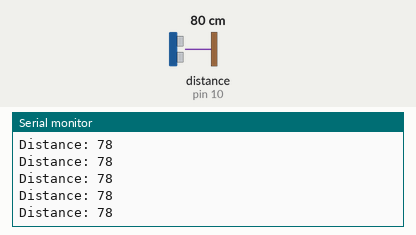
This sketch was run on a simulated Arduino Uno, built with avr-gcc and run on an emulated ATmega328P. Shown: the last lines printed to the serial monitor. Wiring (inferred from the names in the program): ultrasonic range finder: trigger pin 9; echo pin 10. Inputs (shaded band) come from the test bench; at power-on: distance to the obstacle (sensor on pin 10) 80 cm. The echo pulse lasts 58.3 µs per cm.

Above: at 1.2 s.
1.3 s: distance to the obstacle (sensor on pin 10) set to 2 cm
At 2.0 s:
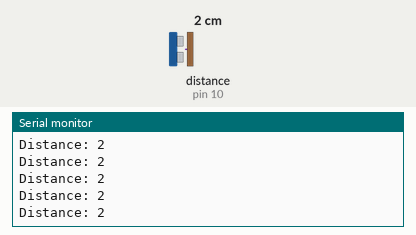
4.3 s: distance to the obstacle (sensor on pin 10) set to 120 cm
At 4.8 s:
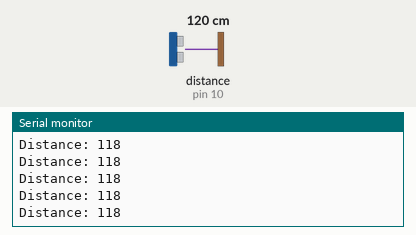
7.3 s: distance to the obstacle (sensor on pin 10) set to 4 cm
At 8.1 s:
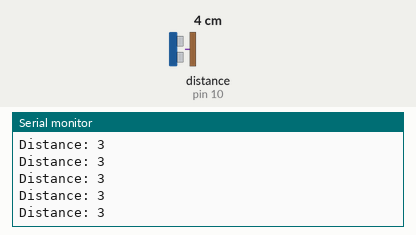
10.3 s: distance to the obstacle (sensor on pin 10) set to 18 cm
At 11.2 s:
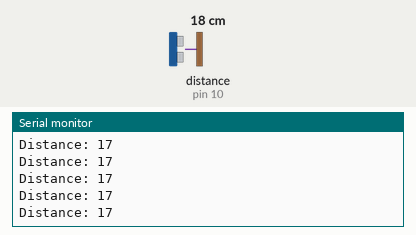
Timing chart, 0 to 13.3 s (numbered marks = the images above; inputs shaded):
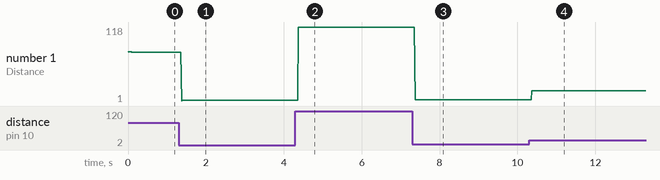

The sketch:

distReader.ino
```cpp
const int trigPin = 9;
const int echoPin = 10;
long duration;
long distance;


void setup() {
  pinMode(trigPin, OUTPUT);
  pinMode(echoPin, INPUT);
  Serial.begin(9600);
  // put your setup code here, to run once:


}


void loop() {

  digitalWrite(trigPin, LOW);
  delayMicroseconds(2);
  digitalWrite(trigPin, HIGH);
  delayMicroseconds(10);
  digitalWrite(trigPin, LOW);
  duration = pulseIn(echoPin, HIGH);
  distance = duration*.034/2;
  Serial.print("Distance: ");
  Serial.println(distance);
  // put your main code here, to run repeatedly:


}
```

Measured:
- after the input at 1.3 s, the serial monitor: prints a new line after 0.07 s (image 1)
- after the input at 4.3 s, the serial monitor: prints a new line after 0.08 s (image 2)
- after the input at 7.3 s, the serial monitor: prints a new line after 0.07 s (image 3)
- after the input at 10.3 s, the serial monitor: prints a new line after 0.07 s (image 4)
- plotted number 1: 78 → 2 after the input at 1.3 s, 2 → 118 after the input at 4.3 s, 118 → 3 after the input at 7.3 s, 3 → 1 after the input at 10.3 s
